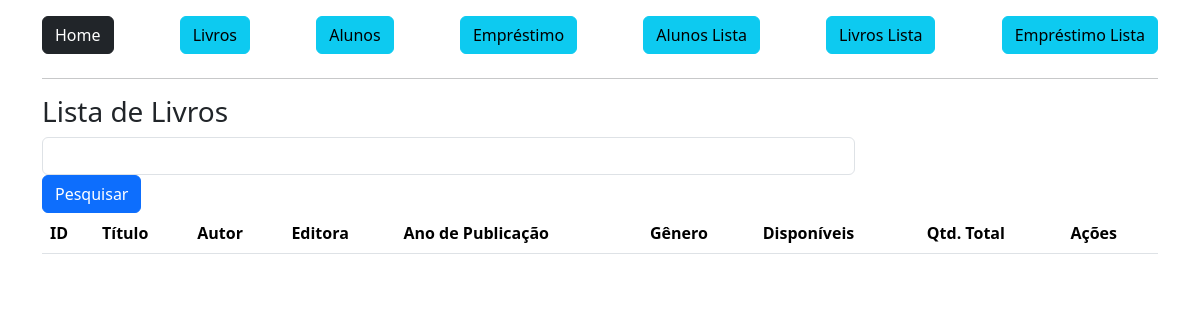
/livro/lista/ (signed in), run on an earlier commit of the app's database.
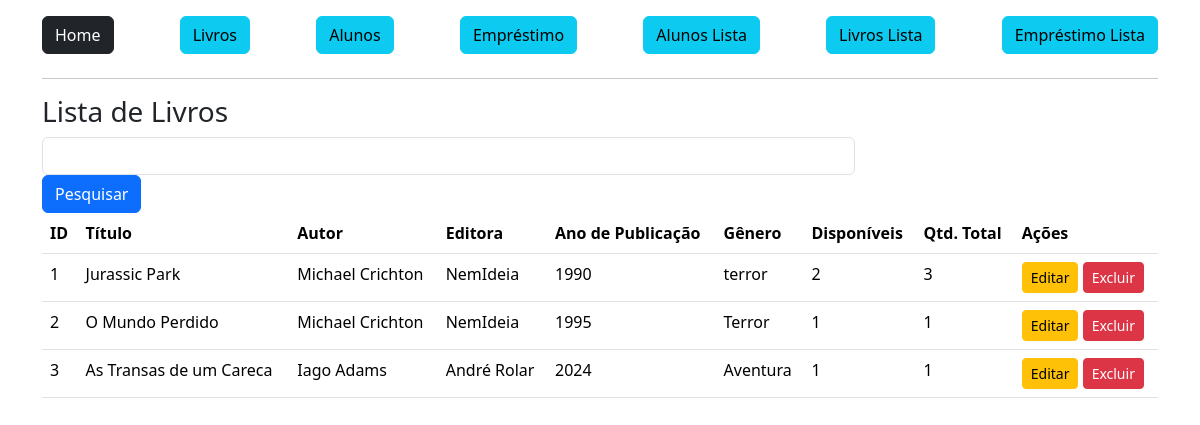
And on a later commit of the database.
### app/models.py (models this page shows)
class Book(db.Model):
    id = db.Column(db.Integer, primary_key=True)
    title = db.Column(db.String, nullable=False)
    author = db.Column(db.String, nullable=False)
    publisher = db.Column(db.String, nullable=False)
    publiYear = db.Column(db.Integer, nullable=False)
    genre = db.Column(db.String, nullable=False)
    availNumber = db.Column(db.Integer, nullable=False)
    totalNumber = db.Column(db.Integer, nullable=False)

### app/view.py (the view)
@app.route('/livro/lista/')
@login_required
def bookList():
    if request.method == 'GET':
        pesquisa = request.args.get('pesquisa', '')
    dados = Book.query.order_by('id')
    if pesquisa != '':
        dados = dados.filter_by(title=pesquisa)
    context = {'dados': dados.all()}
    return render_template('livroLista.html', context=context)

### app/__init__.py (called while the page is built)
@login_manager.user_loader
def load_user(user_id):
    return Employee.query.get(int(user_id))

### app/templates/livroLista.html
{% extends 'base.html' %}
{% block content %}
    <div class = "container">
        {% include 'nav.html' %}
        <hr>
        <div class = "row">
            <h3>Lista de Livros</h3>
        <form action="" method="get" class="row">
            <div class="col-9">
                <input type="text" name="pesquisa" class="form-control">
            </div>
            <div>
                <button type="submit" class="btn btn-primary">Pesquisar</button>
            </div>
        </form>
        <div class="col-12">
            <table class="table">
                <thead>
                    <tr>
                        <th>ID</th>
                        <th>Título</th>
                        <th>Autor</th>
                        <th>Editora</th>
                        <th>Ano de Publicação</th>
                        <th>Gênero</th>
                        <th>Disponíveis</th>
                        <th>Qtd. Total</th>
                        <th>Ações</th>
                    </tr>
                </thead>
                <body>
                    {% for linha in context['dados'] %}
                    <tr>
                        <td>{{linha.id}}</td>
                        <td>{{linha.title}}</td>
                        <td>{{linha.author}}</td>
                        <td>{{linha.publisher}}</td>
                        <td>{{linha.publiYear}}</td>
                        <td>{{linha.genre}}</td>
                        <td>{{linha.availNumber}}</td>
                        <td>{{linha.totalNumber}}</td>
                        <td>
                            <a href="{{ url_for('bookEdit', id=linha.id) }}" class="btn btn-sm btn-warning">Editar</a>
                            <form action="{{ url_for('bookDelete', id=linha.id) }}" method="post" style="display:inline;">
                                <button type="submit" class="btn btn-sm btn-danger" onclick="return confirm('Tem certeza que deseja excluir este empréstimo?')">
                                    Excluir
                                </button>
                            </form>
                        </td>
                        </tr>
                    {% endfor %}
                </body>
            </table>
        </div>
        </div>
    </div>
{% endblock %}

What changed in the data, as far as the page shows it:
added Book: id "1", title "Jurassic Park", author "Michael Crichton", publisher "NemIdeia", publiYear "1990", genre "terror", availNumber "2", totalNumber "3"
added Book: id "2", title "O Mundo Perdido", author "Michael Crichton", publisher "NemIdeia", publiYear "1995", genre "Terror", availNumber "1", totalNumber "1"
added Book: id "3", title "As Transas de um Careca", author "Iago Adams", publisher "André Rolar", publiYear "2024", genre "Aventura", availNumber "1", totalNumber "1"
